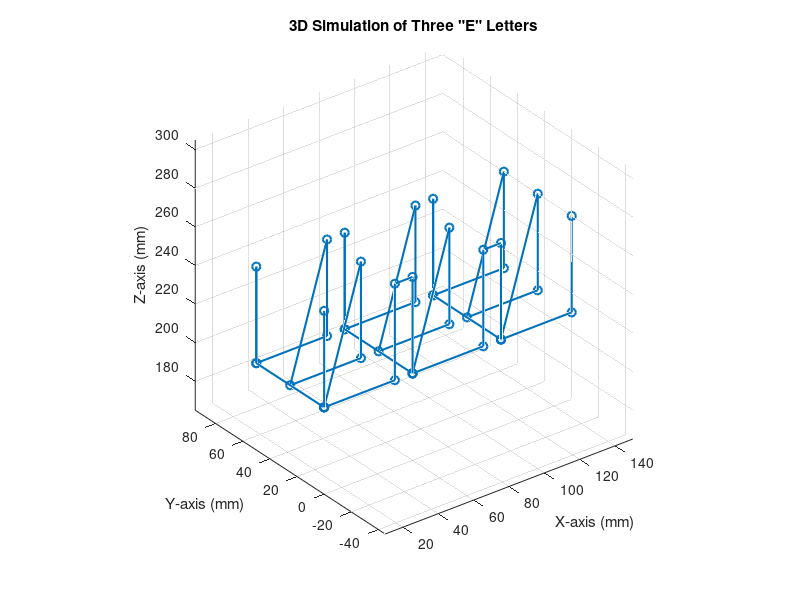

This figure's MATLAB source:
% Define the workspace and writing surface
z_plane = 210; % Writing surface Z-coordinate (in mm)
pen_up = z_plane + 50; % Pen lift height for transitions
pen_down = z_plane; % Pen-down position for writing

% Rectangle corners as inputs
cornerA = [0, 0];   % Upper-left corner (x, y)
cornerB = [140, 0]; % Upper-right corner (x, y)

% Define letter "E" writing coordinates in 3D
spacing = 10; % Spacing between letters
letter_width = (cornerB(1) - cornerA(1) - 2 * spacing) / 3; % Fit 3 letters
letter_height = 50; % Height of the letter "E"
bar_width = letter_height / 3; % Width of each bar in "E"

% Generate waypoints for each "E" in 3D
waypoints = [];
for i = 0:2 % Three "E" letters
    start_x = cornerA(1) + spacing + i * (letter_width + spacing);
    waypoints = [
        waypoints;
        start_x, cornerA(2), pen_up; % Move to start position above the surface
        start_x, cornerA(2), pen_down; % Lower pen to start
        start_x, cornerA(2), pen_down; % Vertical line
        start_x, cornerA(2) + letter_height, pen_down;
        start_x, cornerA(2) + letter_height, pen_up; % Lift pen
        start_x, cornerA(2) + letter_height, pen_down; % Top horizontal line
        start_x + letter_width, cornerA(2) + letter_height, pen_down;
        start_x + letter_width, cornerA(2) + letter_height, pen_up; % Lift pen
        start_x, cornerA(2) + letter_height / 2, pen_down; % Middle horizontal line
        start_x + letter_width, cornerA(2) + letter_height / 2, pen_down;
        start_x + letter_width, cornerA(2) + letter_height / 2, pen_up; % Lift pen
        start_x, cornerA(2), pen_down; % Bottom horizontal line
        start_x + letter_width, cornerA(2), pen_down;
        start_x + letter_width, cornerA(2), pen_up; % Lift pen
    ];
end

% Simulate the motion in 3D
figure;
plot3(waypoints(:, 1), waypoints(:, 2), waypoints(:, 3), '-o', 'LineWidth', 1.5);
grid on;
xlabel('X-axis (mm)');
ylabel('Y-axis (mm)');
zlabel('Z-axis (mm)');
title('3D Simulation of Three "E" Letters');
axis equal;
view(3); % Set 3D view angle
